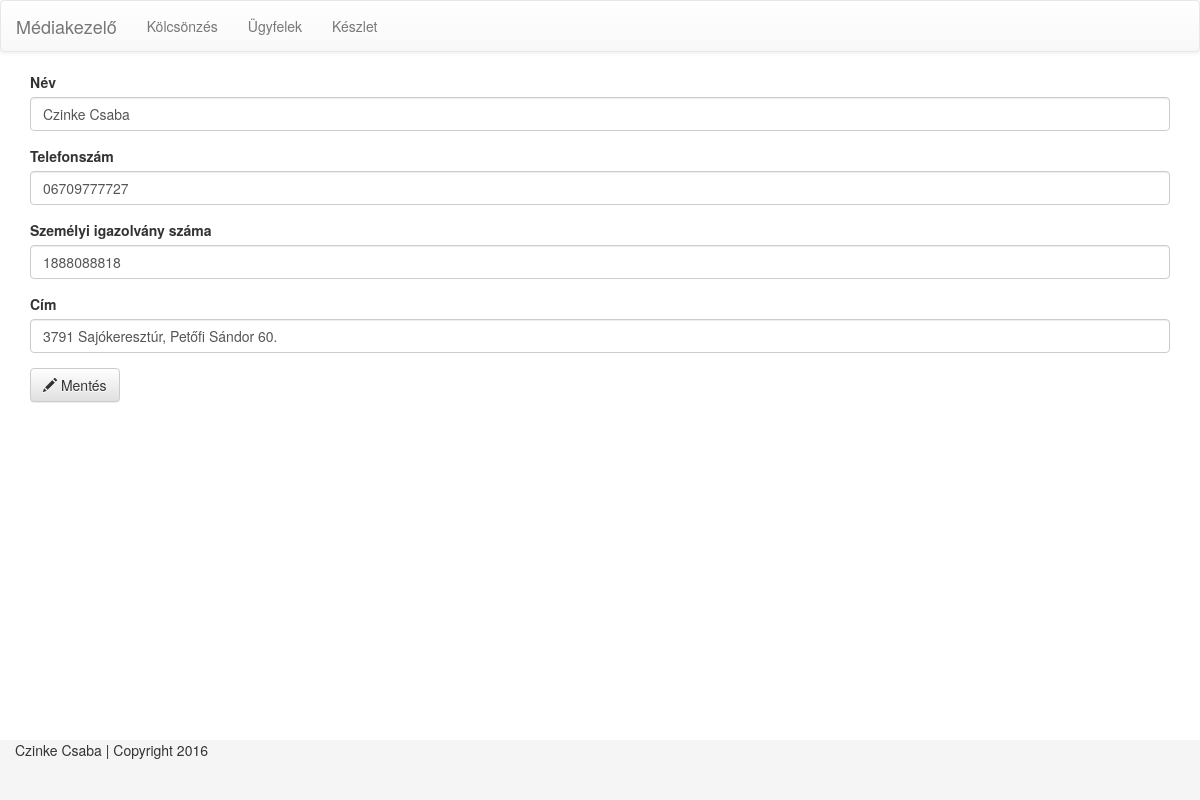
The app's page /customer/editcustomer/1/, older data.
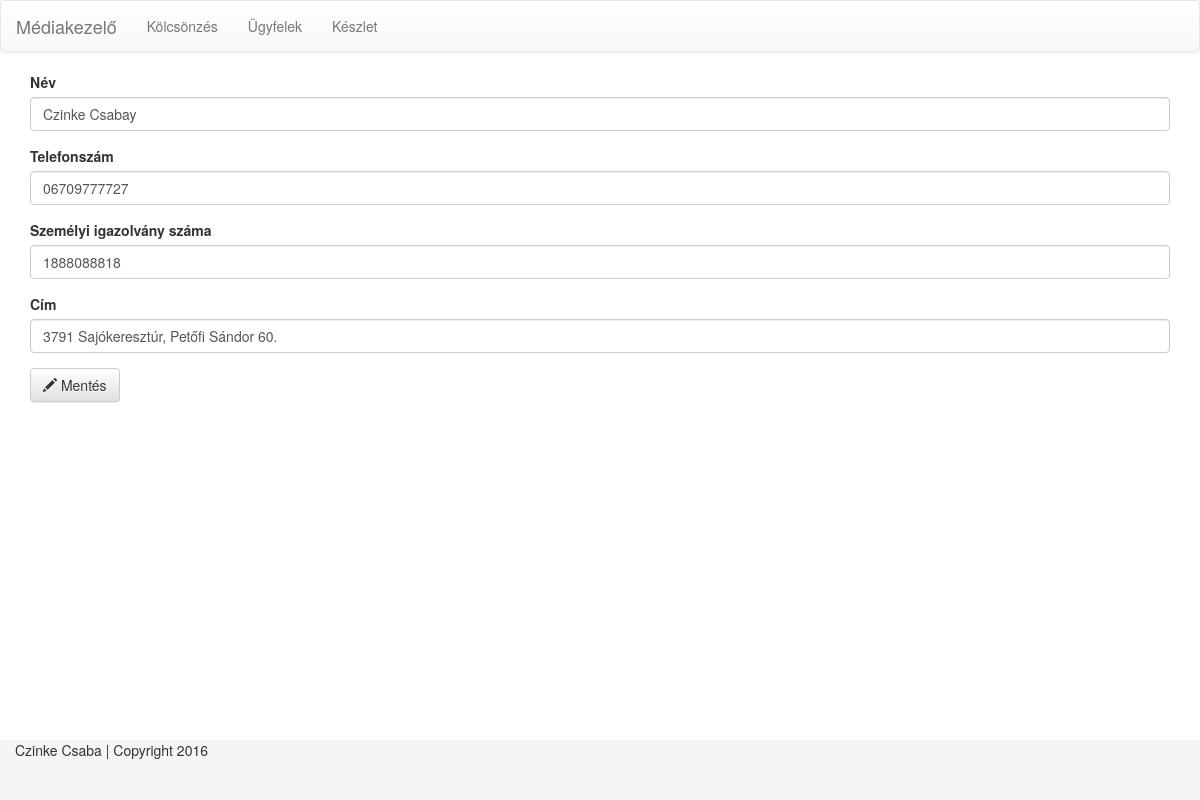
The same page, newer data.
### customerService/models.py (models this page shows, shortened)
class Customer(models.Model):
    name = models.CharField(max_length=200)
    customer_identifier = models.CharField(max_length=200, unique=True)
    phone_number = models.CharField(max_length=20)
    personal_identifier = models.CharField(max_length=20)
    address = models.CharField(max_length=200)
    is_deleted = models.BooleanField(default=False)

### customerService/views.py (the view)
# urls.py: url(r'^editcustomer/(?P<customer_id>[0-9]+)/$', views.edit_customer, name='editcustomer'),
def edit_customer(request, customer_id):
    template = loader.get_template(TemplateKeys.edit_customer)
    context = {
        'customer': DataAccess.get_customer_by_id(customer_id),
    }
    return HttpResponse(template.render(context, request))

### customerService/data_access/customer_data_access.py (called while the page is built)
def get_customer_by_id(customer_id):
    return Customer.objects.get(id = customer_id)

### customerService/templates/editcustomer.html (shortened to what this page needs)
{% extends "header_footer.html" %}
{% block content %}
<div class="container">
    <form action="{% url 'customer:updatecustomer' customer.id%}" method="post" role="form">
        <div class="form-group">
            <label for="name">Név</label>
            <input type="text" name="name" id="name" class="form-control" value="{{customer.name}}"/>
        </div>
        <div class="form-group">
            <label for="phone">Telefonszám</label>
            <input type="text" name="phone" id="phone" class="form-control" value="{{customer.phone_number}}"/>
        </div>
        <div class="form-group">
            <label for="pid">Személyi igazolvány száma</label>
            <input type="text" name="pid" id="pid" class="form-control" value="{{customer.personal_identifier}}"/>
        </div>
        <div class="form-group">
            <label for="address">Cím</label>
            <input type="text" name="address" id="address" class="form-control" value="{{customer.address}}"/>
        </div>
        <button type="submit" class="btn btn-default"><span class="glyphicon glyphicon-pencil"></span> Mentés</button>
    </form>
</div>
{% endblock %}

Row changes from the older to the newer data that the page shows:
changed Customer "3791 Sajókeresztúr, Petőfi Sándor 60.": name "Czinke Csaba" → "Czinke Csabay"
